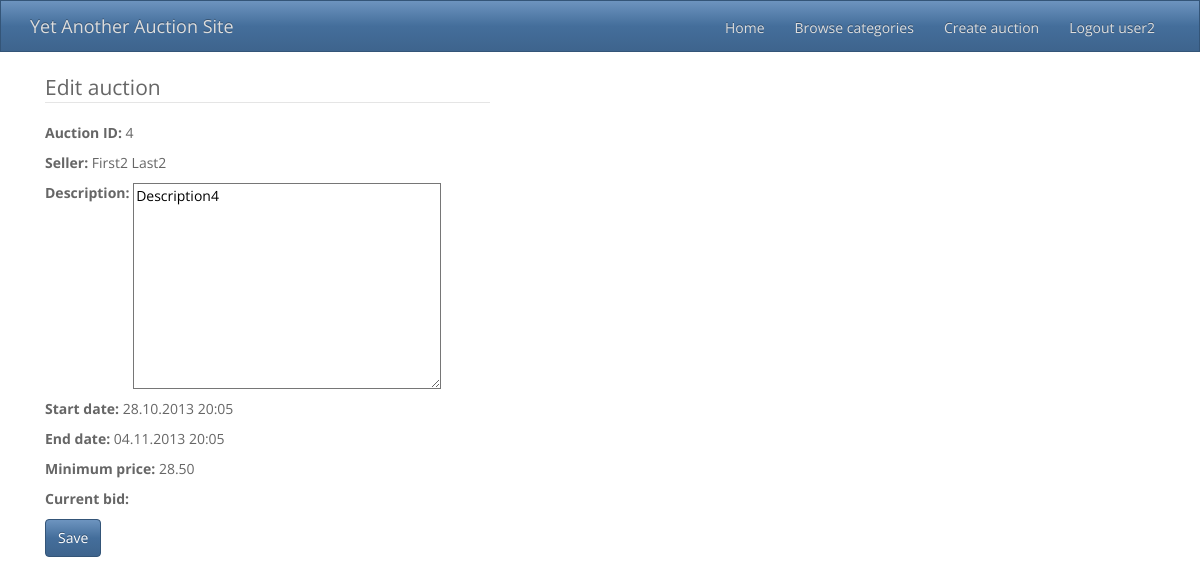
Page /YAAS/edit_auction/4/ (signed in) on the earlier database version.
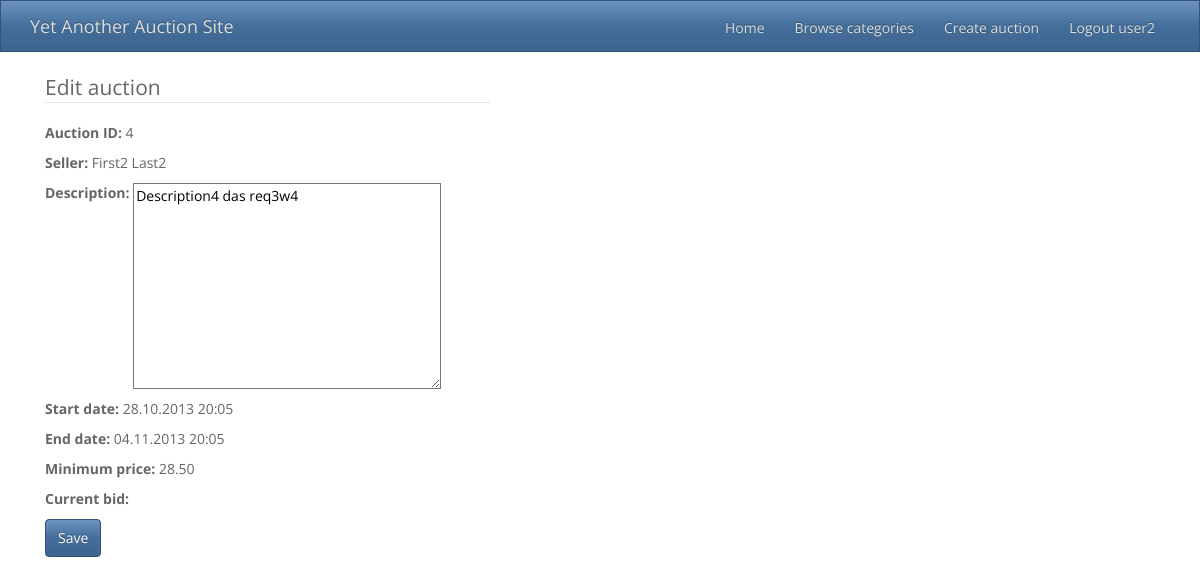
Same page on the later database version.
### YAAS_app/models.py (models this page shows)
class Auction(models.Model):
    id = models.AutoField(primary_key=True)
    seller = models.ForeignKey(User, related_name='seller')
    title = models.CharField(max_length=30)
    description = models.TextField()
    start_date = models.DateTimeField(auto_now_add=True)
    updated_date = models.DateTimeField(auto_now=True)
    end_date = models.DateTimeField()
    minimum_price = models.DecimalField(max_digits=16, decimal_places=2)
    current_bid = models.DecimalField(max_digits=16, decimal_places=2, null=True)
    bidder = models.ForeignKey(User, related_name='bidder', null=True)
    @classmethod
    def getById(cls, auction_id):
        try:
            a = cls.objects.get(id=auction_id)
        except ObjectDoesNotExist:
            a = None
        return a

### YAAS_app/views.py (the view)
@login_required
def edit_auction(request, id):
    auction = Auction.getById(id)
    if auction:
        if request.user.id != auction.seller.id:
            template = "message.html"
            context = {"message": "Only the seller of an auction can edit it!"}
            return render_to_response(template, context, context_instance=RequestContext(request))
        else:
            if request.method == "POST":
                form = EditAuctionForm(request.POST)
                if form.is_valid():
                    auction.description = form.cleaned_data["description"]
                    auction.save()
                    return HttpResponseRedirect("/YAAS/view_auction/" + str(auction.id) + "/")
            else:
                form = EditAuctionForm({"description": auction.description})
            template = "edit_auction.html"
            context = {"form": form, "auction": auction}
            return render_to_response(template, context, context_instance=RequestContext(request))
    else:
        template = "message.html"
        context = {"message": "Auction not found"}
        return render_to_response(template, context, context_instance=RequestContext(request))

### YAAS_app/forms.py
class EditAuctionForm(forms.ModelForm):
    class Meta:
        model = Auction
        fields = ('description',)

### templates/edit_auction.html (shortened to what this page needs)
{% extends "base.html" %}
{% block content %}
    <div class="col-md-5">
        <form class="form-horizontal" action="/YAAS/edit_auction/{{ auction.id }}/" method="post">
            <fieldset>
                <legend>Edit auction</legend>
                <p><b>Auction ID:</b> {{ auction.id }}</p>
                <p><b>Seller:</b> {{ auction.seller.get_full_name }}</p>
                {{ form.as_p }}
                <p><b>Start date:</b> {{ auction.start_date|date:"d.m.Y H:i" }}</p>
                <p><b>End date:</b> {{ auction.end_date|date:"d.m.Y H:i" }}</p>
                <p><b>Minimum price:</b> {{ auction.minimum_price|floatformat:2 }}</p>
                <p><b>Current bid:</b> {{ auction.current_bid|floatformat:2 }}</p>
                <input type="submit" class="btn btn-primary" value="Save">
            </fieldset>
        </form>
    </div>
{% endblock %}

Differences in the rows shown:
changed Auction "First2 Last2": description "Description4" → "Description4 das req3w4"
